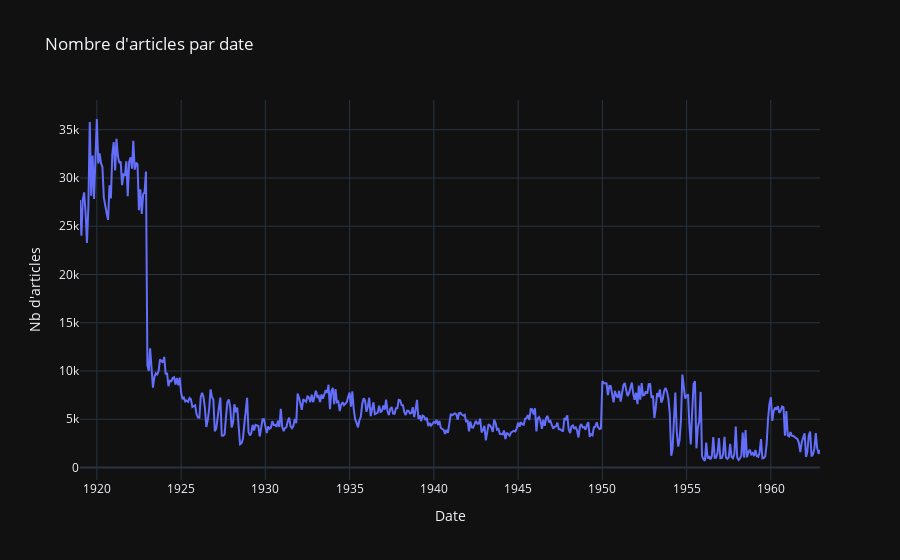

Notebook cell for this chart:
### Code cell
line_graph(
    df_articles_per_date, 
    "year_month", 
    "nb", 
    "Nombre d'articles par date", 
    "Date", 
    "%Y", 
    "Nb d'articles",
    False
)

### Figure 1 — Plotly figure (JSON) as saved in the notebook; plotly's stock layout.template omitted (floating-point values rounded to 4 significant figures; data arrays with more than 128 entries replaced by an {"elided": "..."} marker saying what was removed)
{"data": [{"hovertemplate": "Date=%{x}<br>Nb d'articles=%{y}<extra></extra>", "legendgroup": "", "line": {"color": "#636efa", "dash": "solid"}, "marker": {"symbol": "circle"}, "mode": "lines", "name": "", "orientation": "v", "showlegend": false, "type": "scatter", "x": {"elided": "528 str values"}, "xaxis": "x", "y": {"elided": "528 int values"}, "yaxis": "y"}], "layout": {"legend": {"tracegroupgap": 0}, "title": {"text": "Nombre d'articles par date"}, "xaxis": {"anchor": "y", "domain": [0, 1], "tickformat": "%Y", "title": {"text": "Date"}}, "yaxis": {"anchor": "x", "domain": [0, 1], "title": {"text": "Nb d'articles"}}}}
